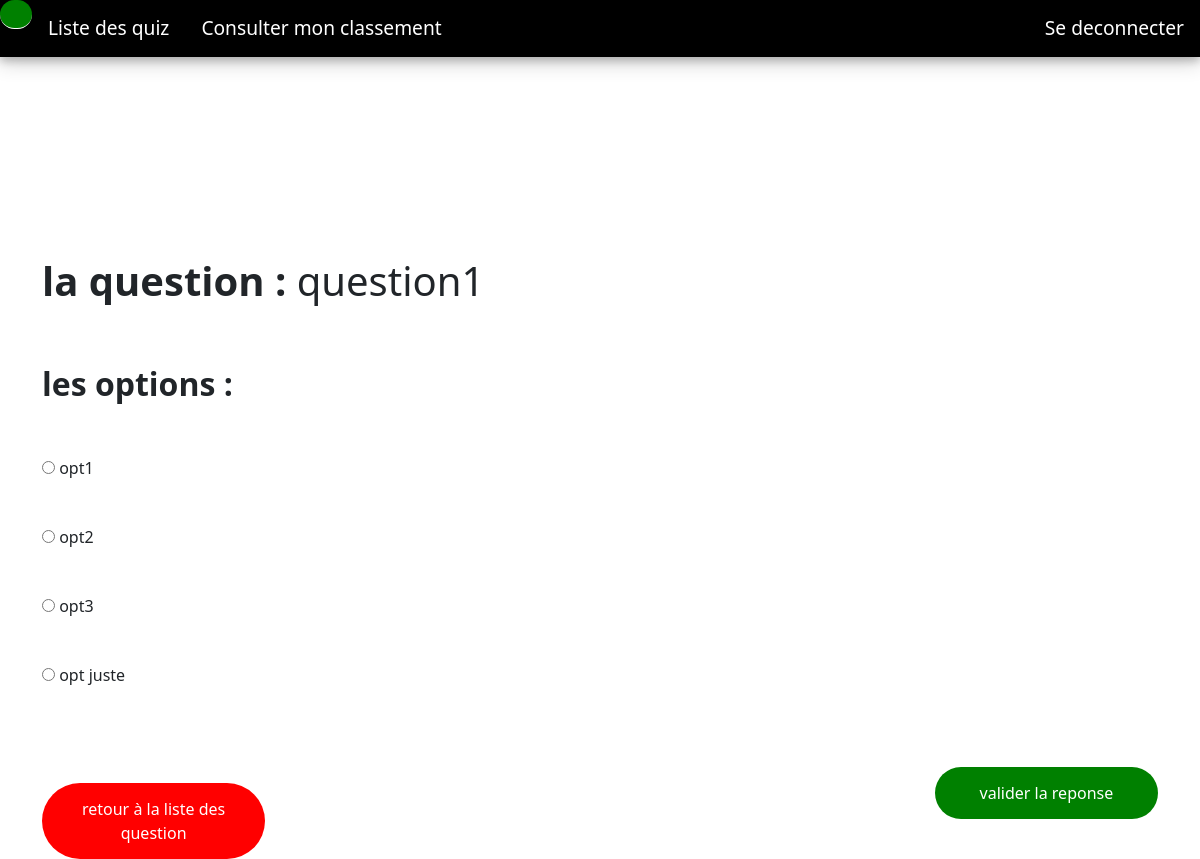
The app's page /etudiant/repondre_question.php?id_question=1&id_quiz=1 with its own data.
### tables this page shows
CREATE TABLE `question` (
  `id_question` int(11) NOT NULL,
  `titre_question` text NOT NULL,
  `liste_options` longtext NOT NULL,
  `options_juste` text NOT NULL,
  `score` int(11) NOT NULL,
  `id_quiz` int(11) NOT NULL
);

### etudiant/repondre_question.php (the view, shortened to what this page needs)
<?php
include('home.php');
$id_question = $_GET['id_question'];
$id_quiz = $_GET['id_quiz'];
$con = new PDO('mysql:host=webetu.univ-st-etienne.fr;dbname=mg06866u;charset=utf8', 'mg06866u', 'I89APVN5');
$sql ="SELECT * from question";
$reponse = $con->query($sql);
$donnees = $reponse->fetchAll();
?>
<html lang="en">
<head>
    <link href="https://cdn.jsdelivr.net/npm/bootstrap@5.0.0-beta3/dist/css/bootstrap.min.css" rel="stylesheet">
</head>
<body>
    <div class="container">
        <div id="init-section">
        <form action="./afficher_quiz.php?id_quiz=<?php echo $id_quiz ?>" method="post">
        <?php
                foreach($donnees as $donnee){
                    if($donnee['id_quiz']==$id_quiz AND $donnee['id_question']==$id_question){
                        ?>
                            <p class="h1"><strong>la question : </strong> <span><?php echo $donnee['titre_question'] ?> </span></p>
                            <div id="options-section">
                                <p class="h3">les options : </p>
                                    <?php
                                        $options = json_decode($donnee['liste_options']);
                                        foreach($options as $option){
                                            ?>
                                            <input type="radio" id="option" name="option_choisi" value="<?php echo $option ?>">
                                            <?php echo $option ?>
                                            <br>
                                            <?php
                                        }
                                    ?>
                            </div>
                        <?php
                    }
                }
            ?>
        <button type="submit" id="validation-btn">valider la reponse</button>
        </form>
        <button onclick="location.href ='./afficher_quiz.php?id_quiz=<?php echo $id_quiz ?>'"  type="button"  id="retour-btn">retour à la liste des question</button>
    </div>
</body>
</html>

### css/acceuil.css (style rules this page uses)
body { margin: 0px; padding: 0px; }
button { background-color: #00026b; color: white; padding: 14px 20px; margin: 8px 0; border: none; cursor: pointer; width: 100%; }

### etudiant/repondre_question.php (style rules this page uses)
#init-section { margin-top:200px; }
#options-section { margin-top: 60px; }
#options-section .h3 { font-weight : bold; font-size : 2em; }
#options-section input[type=radio] { margin-top:50px; }
#validation-btn { margin-top:80px; float:right; width: 20%; color:white; background-color: green; border-radius: 50px; }
#retour-btn { margin-top:80px; float:left; width: 20%; color:white; background-color: red; border-radius: 50px; }

### records on screen
question: titre_question "question1", liste_options "opt1", liste_options "opt2", liste_options "opt3", liste_options "opt juste"
